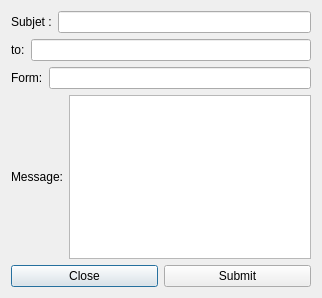
<?xml version="1.0" encoding="UTF-8"?>
<ui version="4.0">
 <class>Dialog</class>
 <widget class="QDialog" name="Dialog">
  <property name="geometry">
   <rect>
    <x>0</x>
    <y>0</y>
    <width>322</width>
    <height>298</height>
   </rect>
  </property>
  <property name="windowTitle">
   <string>Dialog</string>
  </property>
  <layout class="QVBoxLayout" name="verticalLayout">
   <item>
    <layout class="QHBoxLayout" name="horizontalLayout">
     <item>
      <widget class="QLabel" name="subjectTxt">
       <property name="text">
        <string>Subjet :</string>
       </property>
      </widget>
     </item>
     <item>
      <widget class="QLineEdit" name="subjet"/>
     </item>
    </layout>
   </item>
   <item>
    <layout class="QHBoxLayout" name="horizontalLayout_2">
     <item>
      <widget class="QLabel" name="toTxt">
       <property name="text">
        <string>to:</string>
       </property>
      </widget>
     </item>
     <item>
      <widget class="QLineEdit" name="to"/>
     </item>
    </layout>
   </item>
   <item>
    <layout class="QHBoxLayout" name="horizontalLayout_3">
     <item>
      <widget class="QLabel" name="fromTxt">
       <property name="text">
        <string>Form:</string>
       </property>
      </widget>
     </item>
     <item>
      <widget class="QLineEdit" name="from"/>
     </item>
    </layout>
   </item>
   <item>
    <layout class="QHBoxLayout" name="horizontalLayout_4">
     <item>
      <widget class="QLabel" name="messageTxt">
       <property name="text">
        <string>Message:</string>
       </property>
      </widget>
     </item>
     <item>
      <widget class="QTextEdit" name="msg"/>
     </item>
    </layout>
   </item>
   <item>
    <layout class="QHBoxLayout" name="horizontalLayout_5">
     <item>
      <widget class="QPushButton" name="close">
       <property name="text">
        <string>Close</string>
       </property>
      </widget>
     </item>
     <item>
      <widget class="QPushButton" name="sbumit">
       <property name="text">
        <string>Submit</string>
       </property>
      </widget>
     </item>
    </layout>
   </item>
  </layout>
 </widget>
 <layoutdefault spacing="6" margin="11"/>
 <resources/>
 <connections>
  <connection>
   <sender>close</sender>
   <signal>clicked()</signal>
   <receiver>Dialog</receiver>
   <slot>hide()</slot>
   <hints>
    <hint type="sourcelabel">
     <x>79</x>
     <y>277</y>
    </hint>
    <hint type="destinationlabel">
     <x>92</x>
     <y>299</y>
    </hint>
   </hints>
  </connection>
 </connections>
</ui>
